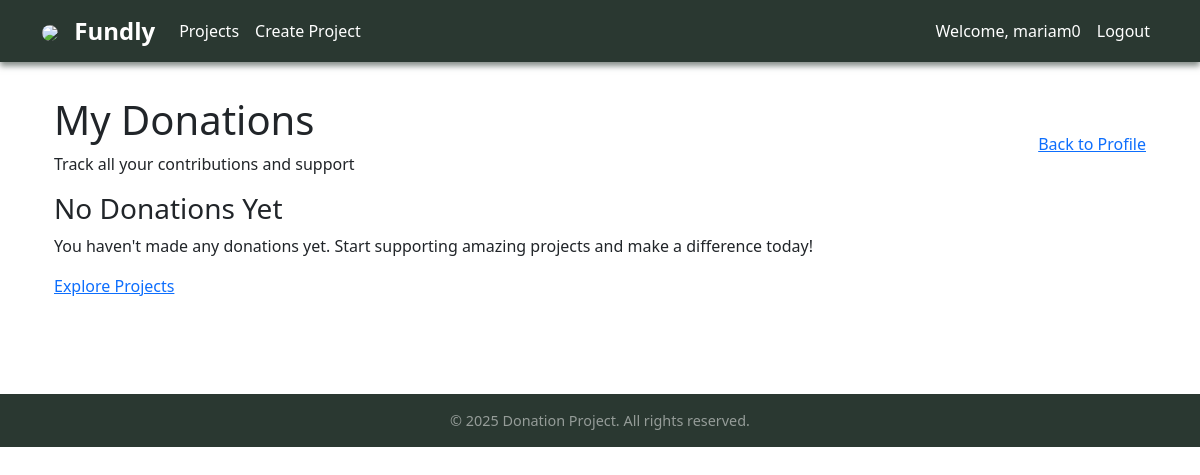
The page /profiles/donations/ (signed in) on the database as committed earlier.
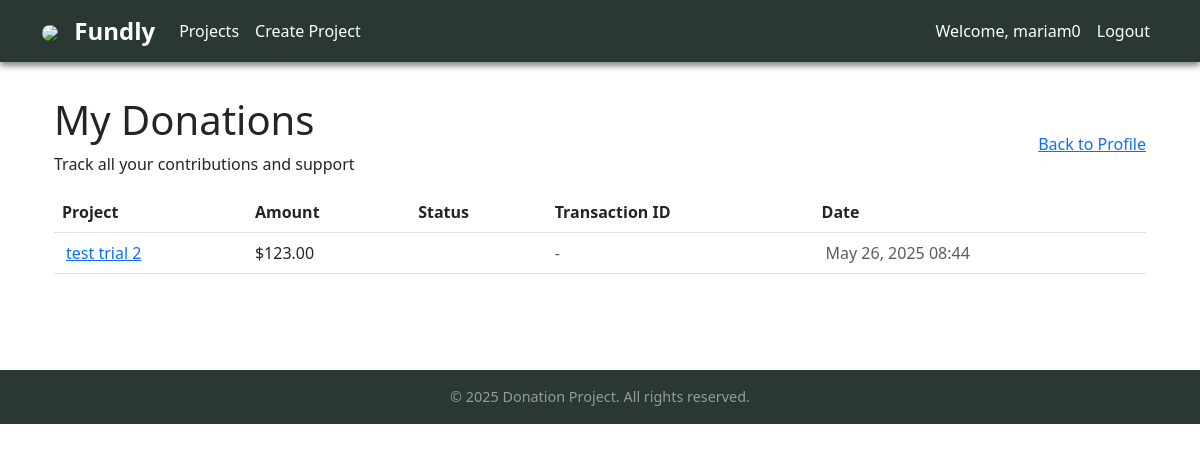
The same page on the database as committed later.
### payments/models.py (models this page shows, shortened)
class Payment(models.Model):
    user = models.ForeignKey('auth.User', on_delete=models.CASCADE)
    project = models.ForeignKey('projects.Project', on_delete=models.CASCADE)
    amount = models.DecimalField(max_digits=10, decimal_places=2)
    stripe_payment_id = models.CharField(max_length=100)
    created_at = models.DateTimeField(auto_now_add=True)
    status = models.CharField(max_length=20, default='pending')

### projects/models.py (models this page shows, shortened)
class Project(models.Model):
    title = models.CharField(max_length=100)
    slug = models.SlugField(max_length=100, unique=True, blank=True)
    details = models.TextField(blank=True)
    total_target = models.IntegerField(default=0)
    starting_date = models.DateField()
    ending_date = models.DateField()
    is_active = models.BooleanField(default=True)
    created_at = models.DateTimeField(auto_now_add=True)
    updated_at = models.DateTimeField(auto_now=True)
    created_by = models.ForeignKey('auth.User', on_delete=models.CASCADE)
    category = models.ForeignKey('categories.Category', on_delete=models.CASCADE)
    tags = models.ManyToManyField('tags.Tag')
    is_featured = models.BooleanField(default=False)

### user_profiles/views.py (the view)
# urls.py: path('donations/', views.UserDonationsListView.as_view(), name='user_donations'),
class UserDonationsListView(LoginRequiredMixin, ListView):
    template_name = 'profiles/user_donations.html'
    context_object_name = 'donations'
    paginate_by = 10
    def get_queryset(self):
        return Payment.objects.filter(user=self.request.user).order_by('-created_at')

### user_profiles/templates/profiles/user_donations.html (shortened to what the changed rows need)
{% extends 'base.html' %}
{% load static %}
{% block content %}
<div class="donations-container">
    <div class="container">
        <div class="donations-card">
            <div class="donations-header">
                <div class="d-flex justify-content-between align-items-center">
                    <div>
                        <h1 class="donations-title">
                             My Donations
                        </h1>
                    </div>
                </div>
            </div>
            <div class="donations-content">
                {% if donations %}
                    <div class="modern-table">
                        <table class="table table-hover mb-0">
                            <thead>
                                <tr>
                                    <th> Project</th>
                                    <th> Amount</th>
                                    <th> Status</th>
                                    <th> Transaction ID</th>
                                    <th> Date</th>
                                </tr>
                            </thead>
                            <tbody>
                                {% for donation in donations %}
                                    <tr>
                                        <td>
                                            <a href="{% url 'project-detail' donation.project.slug %}" class="project-link">
                                                {{ donation.project.title }}
                                            </a>
                                        </td>
                                        <td>
                                            <span class="amount-display">${{ donation.amount }}</span>
                                        </td>
                                        <td>
                                            {% if donation.payment_status == 'completed' %}
                                                <span class="badge badge-modern badge-success">
                                                    <i class="fas fa-check"></i> Completed
                                                </span>
                                            {% elif donation.payment_status == 'pending' %}
                                                <span class="badge badge-modern badge-warning">
                                                    <i class="fas fa-clock"></i> Pending
                                                </span>
                                            {% else %}
                                                <span class="badge badge-modern badge-danger">
                                                </span>
                                            {% endif %}
                                        </td>
                                        <td>
                                            {% if donation.payment_id %}
                                                <code>{{ donation.payment_id.payment_id|truncatechars:15 }}</code>
                                            {% else %}
                                                <span class="text-muted">-</span>
                                            {% endif %}
                                        </td>
                                        <td>
                                            <span class="text-muted">
                                                {{ donation.created_at|date:"M d, Y H:i" }}
                                            </span>
                                        </td>
                                    </tr>
                                {% endfor %}
                            </tbody>
                        </table>
                    </div>
                {% else %}
                    <div class="empty-state">
                        <h3>No Donations Yet</h3>
                        <p>You haven't made any donations yet. Start supporting amazing projects and make a difference today!</p>
                        <a href="{% url 'project-list' %}" class="explore-btn">
                             Explore Projects
                        </a>
                    </div>
                {% endif %}
            </div>
        </div>
    </div>
</div>
{% endblock %}

Rows that differ between the two databases and show on the page:
added Payment: project "test trial 2", amount "123.00", created_at "May 26, 2025 08:44"
Other text that changed with them:
text no longer shown: "No Donations Yet You haven't made any donations yet. Start supporting amazing projects and make a difference today! Explore Projects"
text now shown: "Project Amount Status Transaction ID Date"
